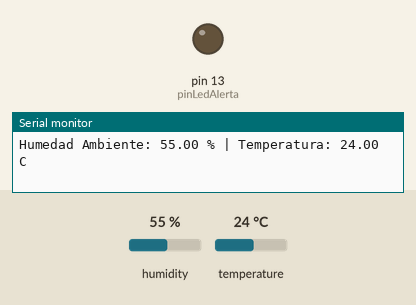
A sketch run on a simulated Arduino Uno, built with avr-gcc and run on an emulated ATmega328P. On the bench: output pins drawn as LEDs (lit = HIGH), the last lines printed to the serial monitor. Inputs (shaded band) come from the test bench; at power-on: temperature 24 °C, humidity 55 %.

Above: at 4.8 s.
4.9 s: temperature set to 26 °C
7.9 s: temperature set to 29 °C
At 8.5 s:
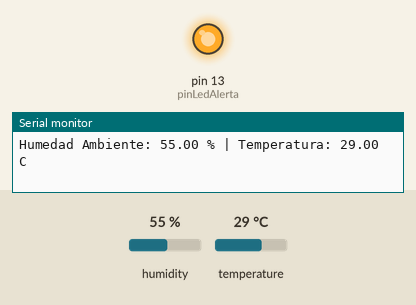
10.9 s: temperature set to 12 °C
At 13.3 s:
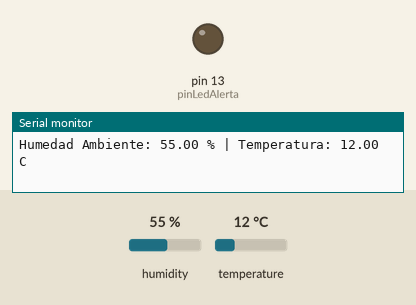
13.9 s: temperature set to 28 °C
At 14.5 s:
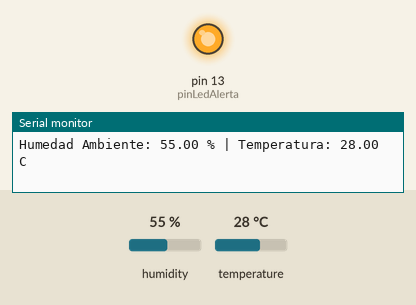
Timing chart, 0 to 16.9 s (numbered marks = the images above; inputs shaded):
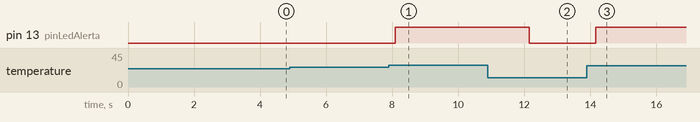

Measured:
- the behaviour switches between 27 and 28 °C on temperature (found by bisection; images 0 and 1)
- after the input at 7.9 s, pin 13 (pinLedAlerta): LOW → HIGH after 0.20 s
- after the input at 10.9 s, pin 13 (pinLedAlerta): HIGH → LOW after 1.2 s
- after the input at 13.9 s, pin 13 (pinLedAlerta): LOW → HIGH after 0.27 s

The sketch:

temp_Alta.ino
```cpp
#include "DHT.h"

// Definición de pines y tipo de sensor
#define DHTPIN 2        // Pin digital donde conectamos la señal (S) del DHT11
#define DHTTYPE DHT11   // Definimos que el sensor es un DHT11
const int pinLedAlerta = 13;

// Inicializamos el objeto del sensor dht
DHT dht(DHTPIN, DHTTYPE);

void setup() {
  pinMode(pinLedAlerta, OUTPUT);
  Serial.begin(9600); // Iniciamos comunicación serie para la compu

  Serial.println("--- Iniciando Estacion Eco-Intelligence ---");
  dht.begin(); // Encendemos el sensor DHT11
}

void loop() {
  // El DHT11 es un sensor lento, esperamos 2 segundos entre lecturas
  delay(2000);

  // Leemos la humedad y la temperatura en Celsius
  float humedad = dht.readHumidity();
  float temperatura = dht.readTemperature();

  // Sistema de seguridad: Verificamos si el sensor está mal cableado o desconectado
  if (isnan(humedad) || isnan(temperatura)) {
    Serial.println("Error crítico: No se puede leer el sensor DHT11. Revisar cables.");
    return; // Sale del loop y vuelve a intentar
  }

  // Mostramos los datos reales en el Monitor Serie
  Serial.print("Humedad Ambiente: ");
  Serial.print(humedad);
  Serial.print(" % | ");
  Serial.print("Temperatura: ");
  Serial.print(temperatura);
  Serial.println(" C");

  // Lógica de alerta: Si la temperatura supera los 30°C, encendemos el LED
  if (temperatura > 27) {
    digitalWrite(pinLedAlerta, HIGH);
  } else {
    digitalWrite(pinLedAlerta, LOW);
  }
}
```
